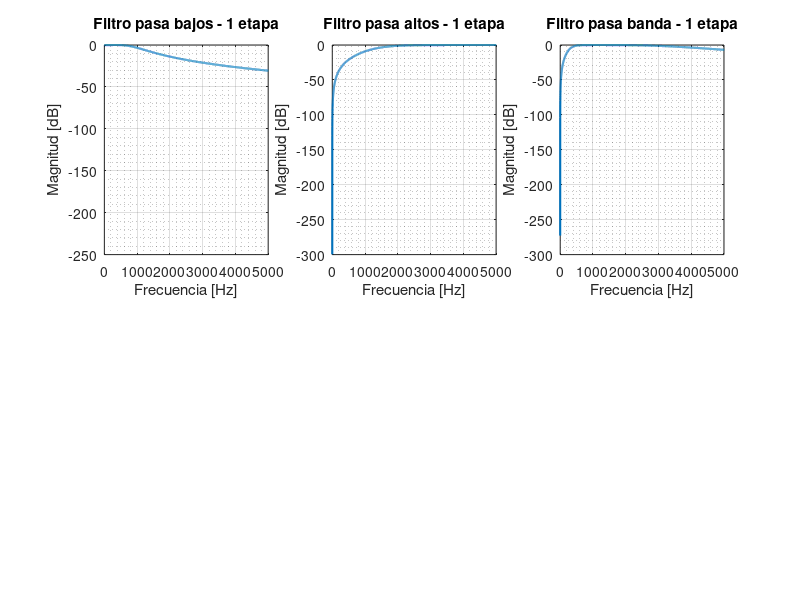

The MATLAB script that drew this image:
%% <------- Guia 6 - Ejercicio 2.1 ----------->

clc; % borra la consola
clear all; % borra todas las variables
close all; % cierra las ventanas de imagen

%% especificaciones:

fs = 39062; % [Hz] frecuencia de muestreo

fpb_hz = 500;       % [Hz] pasa bajos
fpa_hz = 3000;      % [Hz] pasa altos
fpban_l_hz = 700;   % [Hz] \__ pasa banda
fpban_h_hz = 2000;  % [Hz] /

N = 2;              % orden del filtro
RP = 0.1;           % ripple en la banda de paso

fpb = 2 * fpb_hz / fs;           % \
fpa = 2 * fpa_hz / fs;           % |_ se convierte a frecuencias digitales
fpband_pa = 2 * fpban_l_hz / fs; % |
fpband_pb = 2 * fpban_h_hz / fs; % /

imp = zeros(1, 4 * fs); % \__ funcion impulso con un vector de 4 segundos
imp(1) = 1;             % /

%% pasa bajos

[Bpb, Apb] = cheby1 (N, RP, fpb, 'low'); % funcion del filtro Chebyshev tipo I
                                          % orden, ripple, fc, tipo

hpb = filter (Bpb, Apb, imp); % evalua la respuesta al impulso del filtro
Hpb = fft(hpb, fs); % calcula la FFT
Hdb_pb = mag2db (abs (Hpb (1 : fs/2))); % convierte a dB el valor absoluto de las muestras de f positiva

%% pasa altos

[Bpa, Apa] = cheby1 (N, RP, fpa, 'high'); % funcion del filtro Chebyshev tipo I 
                                          % orden, ripple, fc, tipo

hpa = filter (Bpa, Apa, imp); % evalua la respuesta al impulso del filtro
Hpa = fft(hpa, fs); % calcula la FFT
Hdb_pa = mag2db (abs (Hpa (1 : fs/2))); % convierte a dB el valor absoluto de las muestras de f positiva

%% pasa banda

[Bpband_l, Apband_l] = cheby1 (N, RP, fpband_pa, 'high'); % funcion del filtro Chebyshev tipo I
                                                          % orden, ripple, fc, tipo
[Bpband_h, Apband_h] = cheby1 (N, RP, fpband_pb, 'low'); % funcion del filtro Chebyshev tipo I
                                                         % orden, ripple, fc, tipo

hpband_l = filter (Bpband_l, Apband_l, imp); % evalua la respuesta al impulso del filtro pasa alto
hpband_h = filter (Bpband_h, Apband_h, imp); % evalua la respuesta al impulso del filtro pasa bajo
hpband = conv(hpband_l, hpband_h); % filtro pasa banda convolucionando pa y pb

Hpband = fft(hpband, fs); % calcula la FFT
Hdb_pband = mag2db (abs (Hpband (1 : fs/2))); % convierte a dB el valor absoluto de las muestras de f positiva

%% combinacion en serie de 4 etapas 

hpb4 = hpb;
hpa4 = hpa;
hpband4 = hpband;

%for n = 1:4
%    hpb4 = conv (hpb4, hpb);
%    hpa4 = conv (hpa4, hpa);
%    hpband4 = conv (hpband4, hpband);
%end

Hpb4 = fft(hpb4, fs); % calcula la FFT
Hdb_pb4 = mag2db (abs (Hpb4 (1 : fs/2))); % convierte a dB el valor absoluto de las muestras de f positiva

Hpa4 = fft(hpa4, fs); % calcula la FFT
Hdb_pa4 = mag2db (abs (Hpa4 (1 : fs/2))); % convierte a dB el valor absoluto de las muestras de f positiva

Hpband4 = fft(hpband4, fs); % calcula la FFT
Hdb_pband4 = mag2db (abs (Hpband4 (1 : fs/2))); % convierte a dB el valor absoluto de las muestras de f positiva

%% Graficos

frec = (0 : 1 : (fs/2)-1 ); % vector con los valores de frecuencia (el primer elemento es 0Hz)
figure('name','Guia 6 ejercicio 2.1 - Filtros Chebyshev tipo I de segundo orden','Units','normalized','Position',[0 0 1 1]); % pantalla completa
subplot(2,3,1);  % subplot (filas, columnas, indice)
plot (frec, Hdb_pb, 'linewidth', 1.5); % grafica de la respuesta al impulso
xlim([0 5000]); % limites de los ejes
grid on;
grid minor;
xlabel ('Frecuencia [Hz]'); % etiqueta eje X
ylabel ('Magnitud [dB]');  % etiqueta eje y
title ('Filtro pasa bajos - 1 etapa'); % titulo

subplot(2,3,2);  % subplot (filas, columnas, indice)
plot (frec, Hdb_pa, 'linewidth', 1.5); % grafica de la respuesta al impulso
xlim([0 5000]); % limites de los ejes
grid on;
grid minor;
xlabel ('Frecuencia [Hz]'); % etiqueta eje X
ylabel ('Magnitud [dB]');  % etiqueta eje y
title ('Filtro pasa altos - 1 etapa'); % titulo

subplot(2,3,3);  % subplot (filas, columnas, indice)
plot (frec, Hdb_pband, 'linewidth', 1.5); % grafica de la respuesta al impulso
xlim([0 5000]); % limites de los ejes
grid on;
grid minor;
xlabel ('Frecuencia [Hz]'); % etiqueta eje X
ylabel ('Magnitud [dB]');  % etiqueta eje y
title ('Filtro pasa banda - 1 etapa'); % titulo

